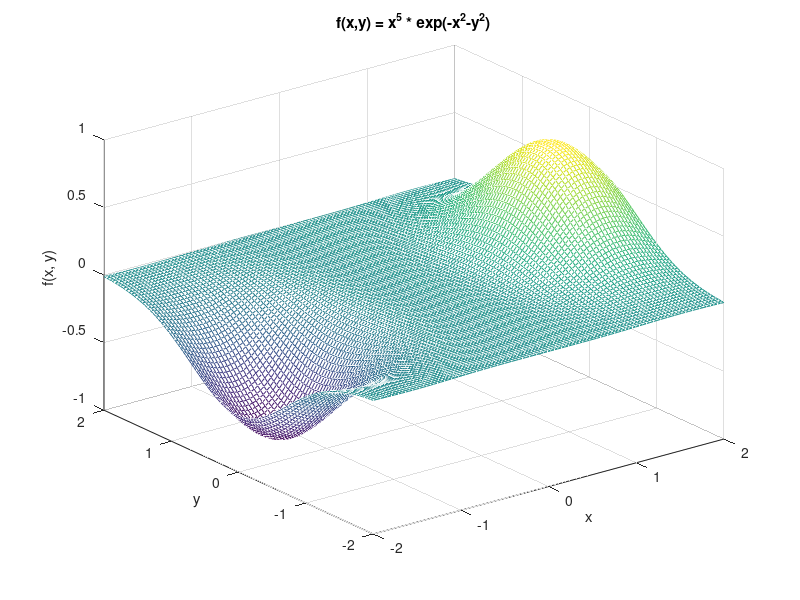

This figure's MATLAB source:
f = @(x, y) x.^5 .* exp(-x.^2-y.^2);

x = linspace(-2, 2, 100); 
y = linspace(-2, 2, 100);
[X, Y] = meshgrid(x, y);
Z = f(X, Y);
figure;
mesh(X, Y, Z);
title('f(x,y) = x^5 * exp(-x^2-y^2)');
xlabel('x'); ylabel('y'); zlabel('f(x, y)');

